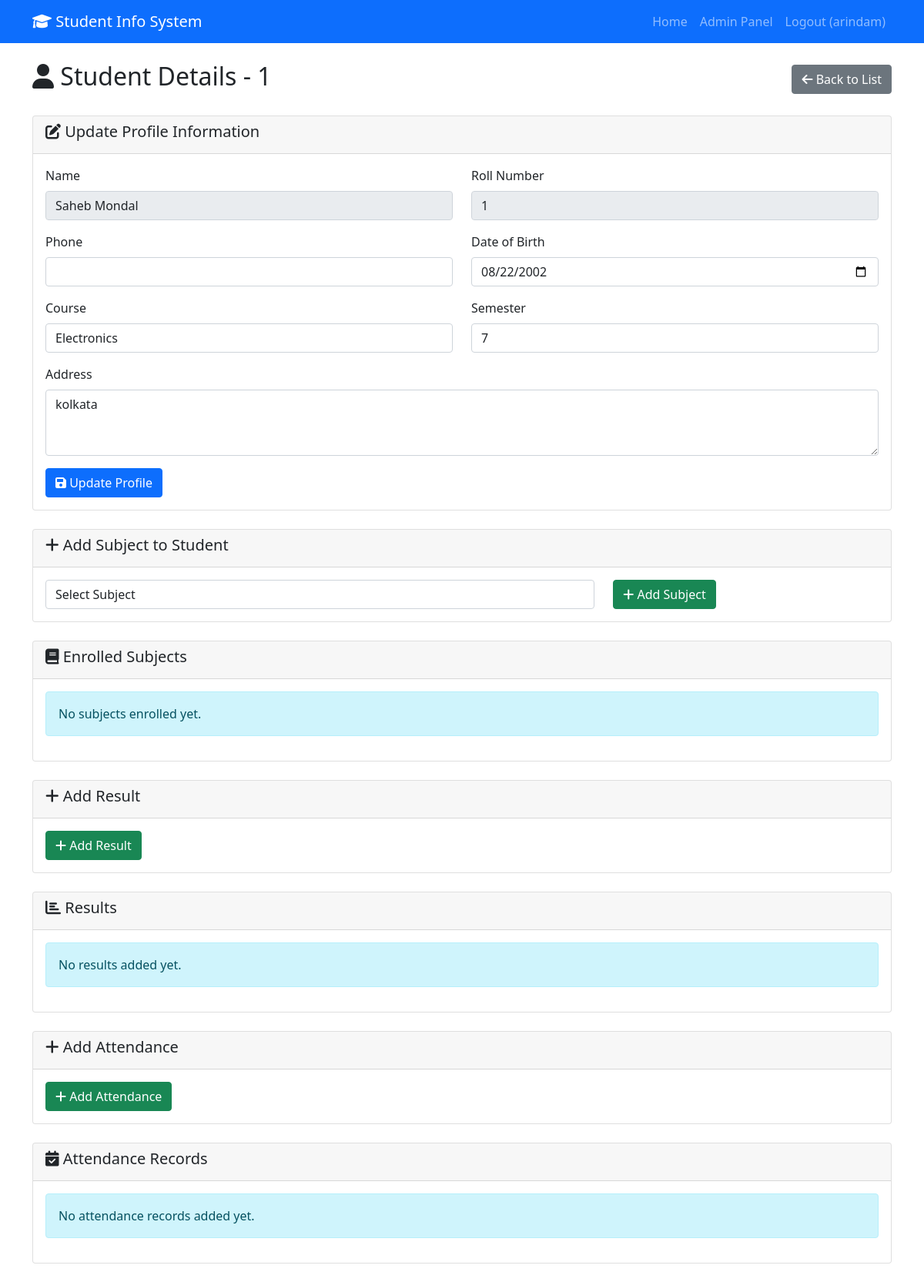
The app's page /admin-panel/student/3/ (signed in) with its own data.
### main/models.py (models this page shows, shortened)
class StudentProfile(models.Model):
    user = models.OneToOneField(User, on_delete=models.CASCADE)
    roll_number = models.CharField(max_length=20, unique=True)
    phone = models.CharField(max_length=15, blank=True, null=True)
    address = models.TextField(blank=True, null=True)
    date_of_birth = models.DateField(blank=True, null=True)
    course = models.CharField(max_length=100, blank=True, null=True)
    semester = models.IntegerField(blank=True, null=True)
    profile_completed = models.BooleanField(default=False)
    created_at = models.DateTimeField(auto_now_add=True)
    updated_at = models.DateTimeField(auto_now=True)

### main/views.py (the view)
# urls.py: path('admin-panel/student/<int:student_id>/', views.student_detail, name='student_detail'),
@user_passes_test(is_staff_or_superuser)
def student_detail(request, student_id):
    student = get_object_or_404(StudentProfile, id=student_id)
    if request.method == 'POST':
        profile_form = StudentProfileForm(request.POST, instance=student)
        if profile_form.is_valid():
            student_profile = profile_form.save(commit=False)
            student_profile.profile_completed = True
            student_profile.save()
            messages.success(request, 'Student profile updated successfully!')
            return redirect('student_detail', student_id=student.id)
    else:
        profile_form = StudentProfileForm(instance=student)
    subjects = StudentSubject.objects.filter(student=student).select_related('subject')
    results = Result.objects.filter(student=student).select_related('subject')
    attendance_records = Attendance.objects.filter(student=student).select_related('subject')
    context = {
        'student': student,
        'profile_form': profile_form,
        'subjects': subjects,
        'results': results,
        'attendance_records': attendance_records,
        'all_subjects': Subject.objects.all(),
    }
    return render(request, 'admin_panel/student_detail.html', context)

### main/forms.py
class StudentProfileForm(forms.ModelForm):
    class Meta:
        model = StudentProfile
        fields = ['phone', 'address', 'date_of_birth', 'course', 'semester']
        widgets = {
            'date_of_birth': forms.DateInput(attrs={'type': 'date', 'class': 'form-control'}),
            'address': forms.Textarea(attrs={'rows': 3, 'class': 'form-control'}),
            'phone': forms.TextInput(attrs={'class': 'form-control'}),
            'course': forms.TextInput(attrs={'class': 'form-control'}),
            'semester': forms.NumberInput(attrs={'class': 'form-control'}),
        }

### main/views.py (called while the page is built)
def is_staff_or_superuser(user):
    return user.is_staff or user.is_superuser

### main/templates/admin_panel/student_detail.html (shortened to what this page needs)
{% extends 'base.html' %}
{% block content %}
<div class="row">
    <div class="col-md-12">
        <div class="d-flex justify-content-between align-items-center mb-4">
            <h2><i class="fas fa-user"></i> Student Details - {{ student.roll_number }}</h2>
            <a href="{% url 'student_list' %}" class="btn btn-secondary">
                <i class="fas fa-arrow-left"></i> Back to List
            </a>
        </div>
    </div>
</div>
<div class="row mb-4">
    <div class="col-md-12">
        <div class="card">
            <div class="card-header">
                <h5><i class="fas fa-edit"></i> Update Profile Information</h5>
            </div>
            <div class="card-body">
                <form method="post">
                    <div class="row">
                        <div class="col-md-6 mb-3">
                            <label class="form-label">Name</label>
                            <input type="text" class="form-control" value="{{ student.user.get_full_name }}" readonly>
                        </div>
                        <div class="col-md-6 mb-3">
                            <label class="form-label">Roll Number</label>
                            <input type="text" class="form-control" value="{{ student.roll_number }}" readonly>
                        </div>
                    </div>
                    <div class="row">
                        <div class="col-md-6 mb-3">
                            <label class="form-label">Phone</label>
                            {{ profile_form.phone }}
                        </div>
                        <div class="col-md-6 mb-3">
                            <label class="form-label">Date of Birth</label>
                            {{ profile_form.date_of_birth }}
                        </div>
                    </div>
                    <div class="row">
                        <div class="col-md-6 mb-3">
                            <label class="form-label">Course</label>
                            {{ profile_form.course }}
                        </div>
                        <div class="col-md-6 mb-3">
                            <label class="form-label">Semester</label>
                            {{ profile_form.semester }}
                        </div>
                    </div>
                    <div class="mb-3">
                        <label class="form-label">Address</label>
                        {{ profile_form.address }}
                    </div>
                    <button type="submit" class="btn btn-primary">
                        <i class="fas fa-save"></i> Update Profile
                    </button>
                </form>
            </div>
        </div>
    </div>
</div>
<div class="row mb-4">
    <div class="col-md-12">
        <div class="card">
            <div class="card-header">
                <h5><i class="fas fa-plus"></i> Add Subject to Student</h5>
            </div>
            <div class="card-body">
                <form method="post" action="{% url 'add_subject_to_student' student.id %}">
                    <div class="row">
                        <div class="col-md-8">
                            <select name="subject_id" class="form-control" required>
                                <option value="">Select Subject</option>
                            </select>
                        </div>
                        <div class="col-md-4">
                            <button type="submit" class="btn btn-success">
                                <i class="fas fa-plus"></i> Add Subject
                            </button>
                        </div>
                    </div>
                </form>
            </div>
        </div>
    </div>
</div>
<div class="row mb-4">
    <div class="col-md-12">
        <div class="card">
            <div class="card-header">
                <h5><i class="fas fa-book"></i> Enrolled Subjects</h5>
            </div>
            <div class="card-body">
                {% if subjects %}
                    <div class="table-responsive">
                        <table class="table table-striped">
                            <thead>
                                <tr>
                                    <th>Subject Code</th>
                                    <th>Subject Name</th>
                                    <th>Credits</th>
                                    <th>Enrolled Date</th>
                                </tr>
                            </thead>
                            <tbody>
                                {% for subject_enrollment in subjects %}
                                <tr>
                                    <td>{{ subject_enrollment.subject.code }}</td>
                                    <td>{{ subject_enrollment.subject.name }}</td>
                                    <td>{{ subject_enrollment.subject.credits }}</td>
                                    <td>{{ subject_enrollment.enrolled_date }}</td>
                                </tr>
                                {% endfor %}
                            </tbody>
                        </table>
                    </div>
                {% else %}
                    <div class="alert alert-info">No subjects enrolled yet.</div>
                {% endif %}
            </div>
        </div>
    </div>
</div>
<div class="row mb-4">
    <div class="col-md-12">
        <div class="card">
            <div class="card-header">
                <h5><i class="fas fa-plus"></i> Add Result</h5>
            </div>
            <div class="card-body">
                <form method="post" action="{% url 'add_result' student.id %}">
                    <button type="submit" class="btn btn-success">
                        <i class="fas fa-plus"></i> Add Result
                    </button>
                </form>
            </div>
        </div>
    </div>
</div>
<div class="row mb-4">
    <div class="col-md-12">
        <div class="card">
            <div class="card-header">
                <h5><i class="fas fa-chart-bar"></i> Results</h5>
            </div>
            <div class="card-body">
                {% if results %}
                    <div class="table-responsive">
                        <table class="table table-striped">
                            <thead>
                                <tr>
                                    <th>Subject</th>
                                    <th>Exam Type</th>
                                    <th>Marks</th>
                                    <th>Grade</th>
                                    <th>Date</th>
                                </tr>
                            </thead>
                            <tbody>
                                {% for result in results %}
                                <tr>
                                    <td>{{ result.subject.name }}</td>
                                    <td>{{ result.exam_type }}</td>
                                    <td>{{ result.marks_obtained }}/{{ result.total_marks }}</td>
                                    <td>
                                        <span class="badge {% if result.grade == 'A+' or result.grade == 'A' %}bg-success{% elif result.grade == 'B+' or result.grade == 'B' %}bg-warning{% else %}bg-danger{% endif %}">
                                            {{ result.grade }}
                                        </span>
                                    </td>
                                    <td>{{ result.exam_date }}</td>
                                </tr>
                                {% endfor %}
                            </tbody>
                        </table>
                    </div>
                {% else %}
                    <div class="alert alert-info">No results added yet.</div>
                {% endif %}
            </div>
        </div>
    </div>
</div>
<div class="row mb-4">
    <div class="col-md-12">
        <div class="card">
            <div class="card-header">
                <h5><i class="fas fa-plus"></i> Add Attendance</h5>
            </div>
            <div class="card-body">
                <form method="post" action="{% url 'add_attendance' student.id %}">
                    <button type="submit" class="btn btn-success">
                        <i class="fas fa-plus"></i> Add Attendance
                    </button>
                </form>
            </div>
        </div>
    </div>
</div>
<div class="row mb-4">
    <div class="col-md-12">
        <div class="card">
            <div class="card-header">
                <h5><i class="fas fa-calendar-check"></i> Attendance Records</h5>
            </div>
            <div class="card-body">
                {% if attendance_records %}
                    <div class="table-responsive">
                        <table class="table table-striped">
                            <thead>
                                <tr>
                                    <th>Subject</th>
                                    <th>Month</th>
                                    <th>Year</th>
                                    <th>Attended</th>
                                    <th>Total</th>
                                    <th>Percentage</th>
                                </tr>
                            </thead>
                            <tbody>
                                {% for attendance in attendance_records %}
                                <tr>
                                    <td>{{ attendance.subject.name }}</td>
                                    <td>{{ attendance.month }}</td>
                                    <td>{{ attendance.year }}</td>
                                    <td>{{ attendance.classes_attended }}</td>
                                    <td>{{ attendance.total_classes }}</td>
                                    <td>
                                        <span class="badge {% if attendance.attendance_percentage >= 80 %}bg-success{% elif attendance.attendance_percentage >= 60 %}bg-warning{% else %}bg-danger{% endif %}">
                                            {{ attendance.attendance_percentage }}%
                                        </span>
                                    </td>
                                </tr>
                                {% endfor %}
                            </tbody>
                        </table>
                    </div>
                {% else %}
                    <div class="alert alert-info">No attendance records added yet.</div>
                {% endif %}
            </div>
        </div>
    </div>
</div>
{% endblock %}

### main/templates/base.html (shortened to what this page needs)
<!DOCTYPE html>
<html lang="en">
<head>
    <link href="https://cdn.jsdelivr.net/npm/bootstrap@5.1.3/dist/css/bootstrap.min.css" rel="stylesheet">
    <link href="https://cdnjs.cloudflare.com/ajax/libs/font-awesome/6.0.0/css/all.min.css" rel="stylesheet">
</head>
<body>
    <nav class="navbar navbar-expand-lg navbar-dark bg-primary">
        <div class="container">
            <a class="navbar-brand" href="{% url 'home' %}">
                <i class="fas fa-graduation-cap"></i> Student Info System
            </a>
            <div class="navbar-nav ms-auto">
                <a class="nav-link" href="{% url 'home' %}">Home</a>
                {% if user.is_authenticated %}
                    {% if user.is_staff or user.is_superuser %}
                        <a class="nav-link" href="{% url 'admin_dashboard' %}">Admin Panel</a>
                    {% else %}
                        <a class="nav-link" href="{% url 'student_dashboard' %}">Dashboard</a>
                    {% endif %}
                    <a class="nav-link" href="#" onclick="handleLogout(event)">Logout ({{ user.username }})</a>
                {% else %}
                    <a class="nav-link" href="{% url 'student_login' %}">Login</a>
                    <a class="nav-link" href="{% url 'student_register' %}">Register</a>
                {% endif %}
            </div>
        </div>
    </nav>
    <div class="container mt-4">
        {% block content %}
        {% endblock %}
    </div>
</body>
</html>

### records on screen
StudentProfile: roll_number "1", user.get_full_name "Saheb Mondal", date_of_birth "08/22/2002", course "Electronics", semester "7", address "kolkata"

### other values on screen
{{ user.username }} "arindam"
